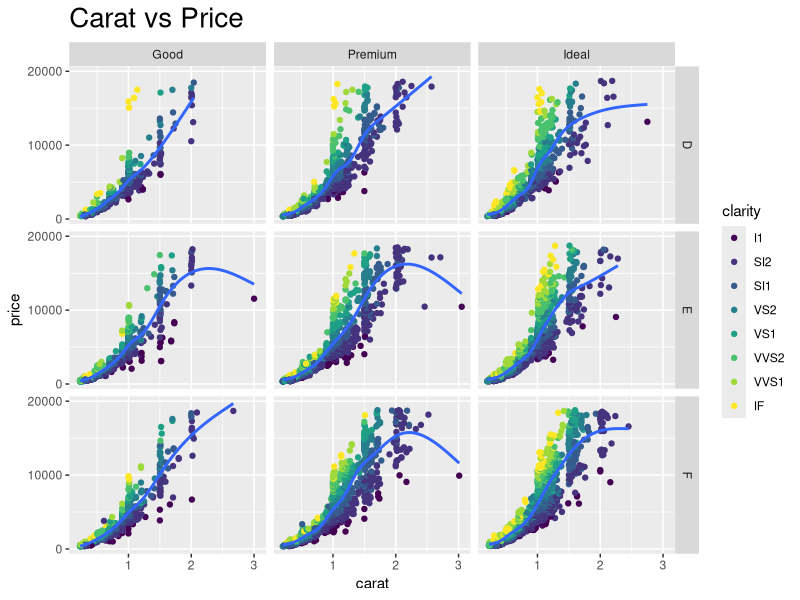

Source code (R):
## ---- chunk 1
knitr::opts_chunk$set(echo = TRUE)
## ---- chunk 2
library(dplyr)
library(tidyr)
library(ggplot2)
## ---- chunk 3
# Data frame for questions
data <- data.frame(V1 = rep(c("a","b","c"), each = 2),
                   V2 = rep(c(1:2), times = 3),
                   V3 = rep(c("alpha", "beta", "gamma")),
                   V4 = seq(10, 60, by = 10))
print(data)
## ---- chunk 4

## ---- chunk 5
data %>%
  filter(V1 == "a") %>% # Step 1
  select(V2, V4) %>% # Step 2
  gather(key = Apple, value = Banana, V2, V4) %>% # Step 3
  mutate(Apple = Banana) # Step 4
## ---- chunk 6

## ---- chunk 7
data %>%
  select(-V1) %>% # Step 1
  spread(key = V3, value = V4) %>% # Step 2
  mutate(delta = (alpha + beta) / gamma) %>% # Step 3
  filter(alpha %% 8 == 2) # Step 4
  
## ---- chunk 8
f <- 1
g <- 0

h <- function(n, f = -1, g = 1) {
  for(i in 1:n) {
    f <- f + g
    g <- f - g
  }
  return(g)
}
## ---- chunk 9
h(5, g, f)
## ---- chunk 10
x <- sapply(1:5, function(t) h(t, 0, 1))
## ---- chunk 11
diamonds <- tbl_df(diamonds) %>%
  filter(cut %in% c("Good", "Premium", "Ideal"),
         color %in% c("D", "E", "F"))
## ---- chunk 12
diamonds %>%
  ggplot(aes(x = carat,y = price)) +
  geom_point(aes(col = clarity)) +
  geom_smooth(se = FALSE) +
  facet_grid(color ~ cut) +
  labs(title = "Carat vs Price") +
  theme(plot.title = element_text(size=20)) +
  scale_y_continuous(breaks = c(0, 10000, 20000))
  
## ---- chunk 13
x <- data.frame(a = 1:4, b = letters[1:2], stringsAsFactors = FALSE)
y <- data.frame(a = 1:2, b = letters[1:4], 
                d = c("ichi", "ni", "san", "shi"),
                 stringsAsFactors = FALSE)
## ---- chunk 14
x
y
## ---- chunk 15
anti_join(y, x)
